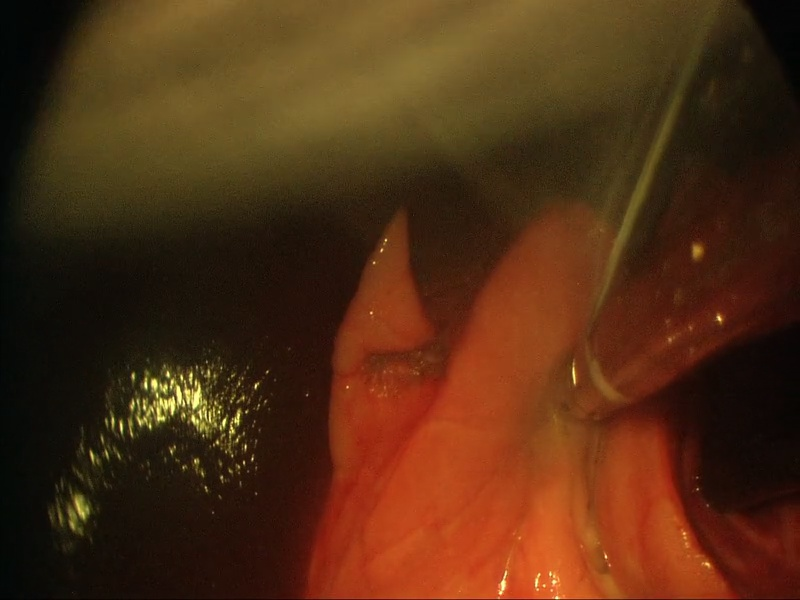
%> input picture work/mathe/pic/smoke.jpg, 800 x 600 px
$ octave gamma.m   (GNU Octave 9; MATLAB toolbox functions it lacks are replaced by stand-ins)
%> lines starting %> are read from the running program, lines starting %| are printed output that depends on the picture
%> further down, img is the input picture: size 600x800x3 uint8; mean R, G, B 81.8, 45.9, 20
### work/mathe/own/histogram.m
function [f,F,I_vals] = histogram(img)
    % get dimension
    dim = size(img);
%> dim = [600 800 3]
    % create monochrome Picture by average colors
    mono = sum(img,3)/dim(3);
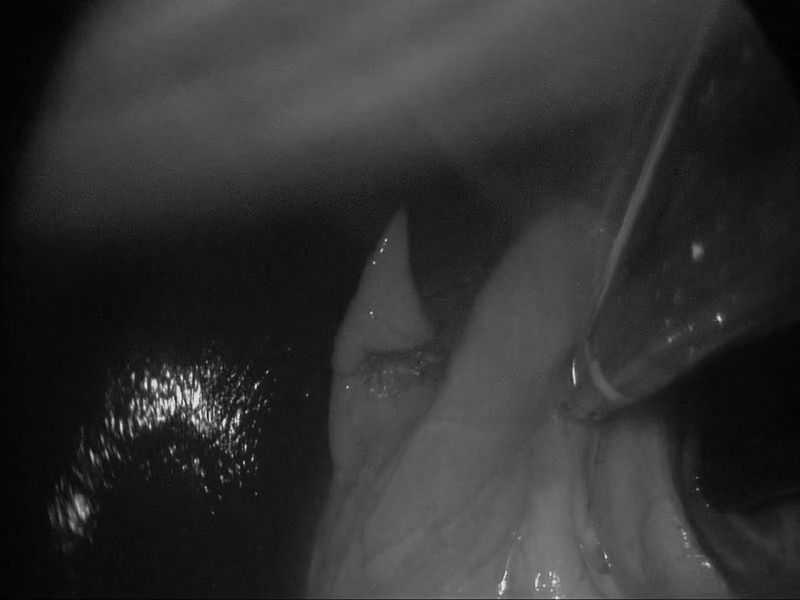
%> mono: size 600x800 double; min 2, max 231.7, mean 49.2
    % get maximum intensity of monochrome image
    % create scale (all intesities)
    I_vals = [1:1:255];

    % create histogram
    h = hist(mono(:), I_vals);
%> h = 255 values, max 9973 at index 21, min 0 at index 1, mean 1882.4
    f = h/length(mono(:));
%> f = 255 values, max 0.0208 at index 21, min 0 at index 1, mean 0.00392
    F = cumsum(f);      % cumulated sum over f
%> F = 255 values from 0 to 1

### work/mathe/own/histogramMatch.m
function [adjusted] = histogramMatch(img, matchingFunc)
    %img = imread(imageName)
    %input_class = class(img);
    [frq, cumFreq, I_vals] = histogram(img);
%> frq has the same summary as f in histogram; cumFreq = 255 values from 0 to 1; I_vals = 255 values from 1 to 255
    %need to adjust matchingfunc (with F / I_max) before evaluating it?
    T = feval(matchingFunc, cumFreq);
%> T = 255 values from 0 to 1
    %T = fsolve(matchingFunc, cumFreq);
    adjusted = T(img -min(I_vals) +1);
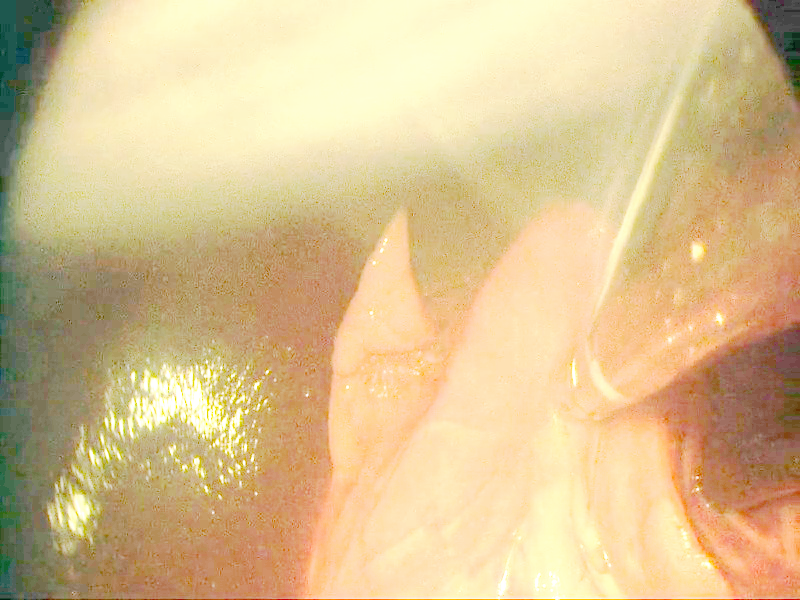
%> adjusted: size 600x800x3 double; mean R, G, B 0.854, 0.754, 0.569
    %adjusted = cast(adjusted, input_class);

### work/mathe/own/gamma.m
imgLocation = "../pic/smoke.jpg";
img = imread(imgLocation);
f = @(x) x.^0.3;
g = @(x) x.^1;
h = @(x) x.^3;

darker = histogramMatch(img, f);
normal =  histogramMatch(img, g);
%> in histogramMatch (call 2), `adjusted = T(img -min(I_vals) +1);`:
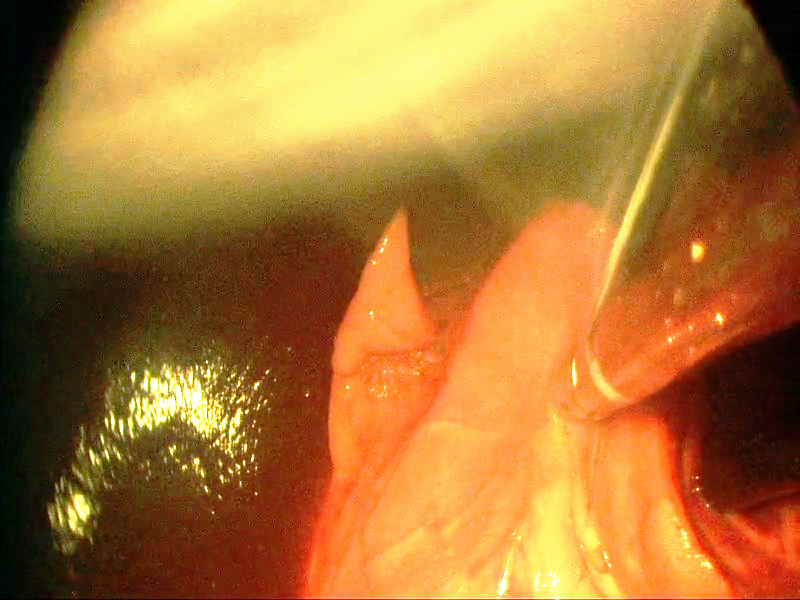
%> adjusted: size 600x800x3 double; mean R, G, B 0.678, 0.468, 0.208
lighter = histogramMatch(img, h);
%> in histogramMatch (call 3), `adjusted = T(img -min(I_vals) +1);`:
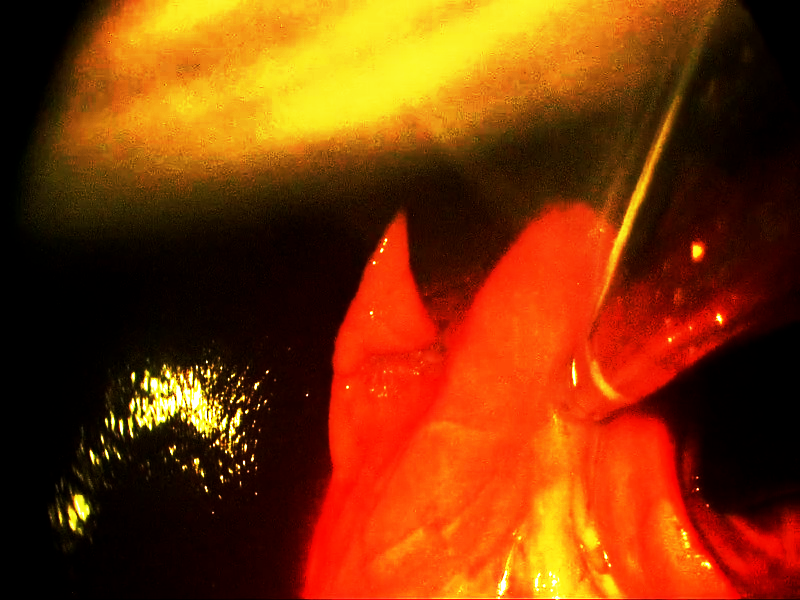
%> adjusted: size 600x800x3 double; mean R, G, B 0.499, 0.219, 0.0301

figure(1); clf;
title("Gamma Adjustments")
subplot(1,3,1)
title("gamma = 0.3")
imshow(darker)

subplot(1,3,2)
title("gamma = 1")
imshow(normal)

subplot(1,3,3)
title("gamma = 3")
imshow(lighter)

pause;

$ run again, with work/mathe/pic/example_pic_0.jpg copied over work/mathe/pic/smoke.jpg
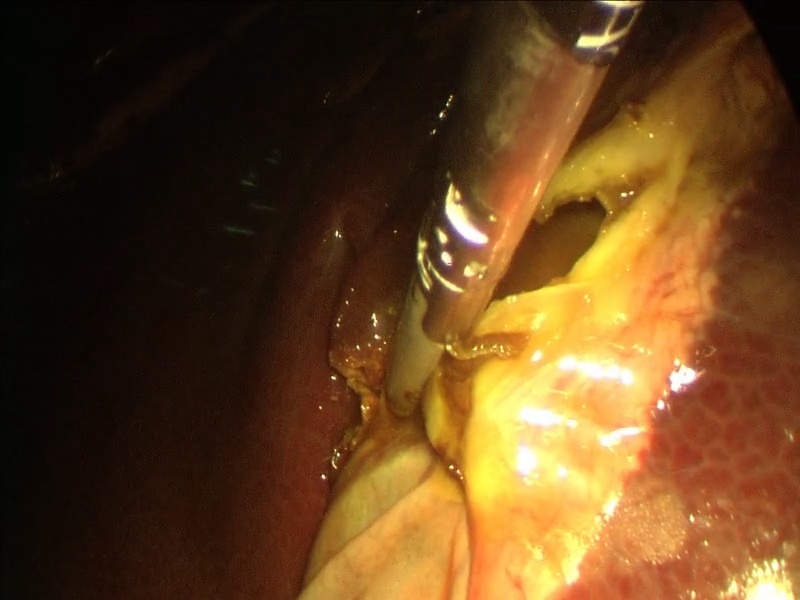
%> input picture work/mathe/pic/example_pic_0.jpg, 800 x 600 px
%> img is the input picture: size 600x800x3 uint8; mean R, G, B 98.3, 66, 30.2
%> in histogram, `mono = sum(img,3)/dim(3);`:
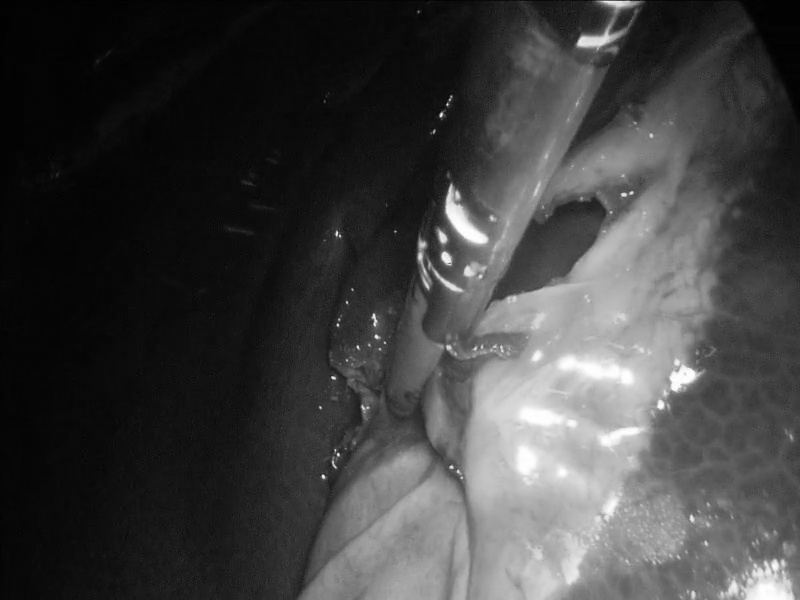
%> mono: size 600x800 double; min 1, max 255, mean 64.8
%> h = 255 values, max 19641 at index 5, min 70 at index 255, mean 1882.4
%> f = 255 values, max 0.0409 at index 5, min 0.000146 at index 255, mean 0.00392
%> F = 255 values from 0.000373 to 1
%> frq has the same summary as f in histogram; I_vals = 255 values from 1 to 255
%> T = 255 values from 0.0936 to 1
%> T = 255 values from 5.19e-11 to 1
%> in histogramMatch (call 3), `adjusted = T(img -min(I_vals) +1);`:
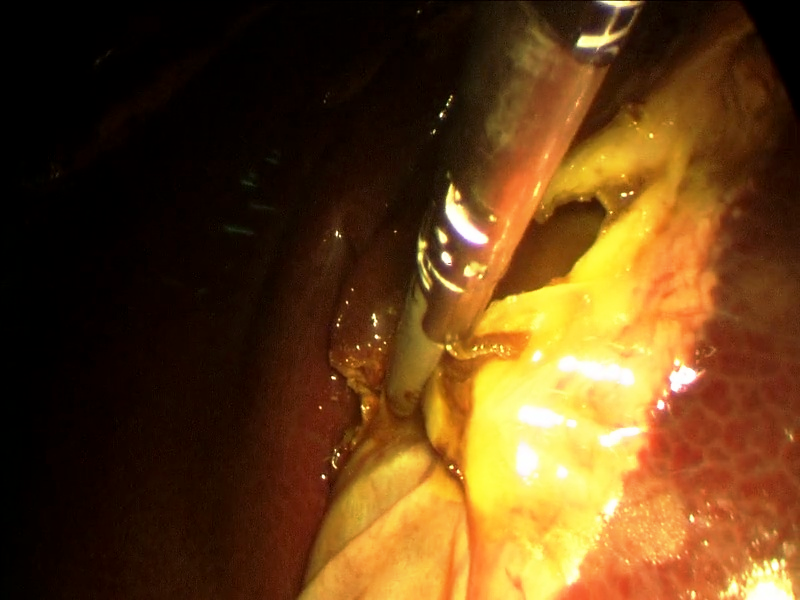
%> adjusted: size 600x800x3 double; mean R, G, B 0.389, 0.256, 0.101

$ run again, with work/mathe/pic/real.jpg copied over work/mathe/pic/smoke.jpg
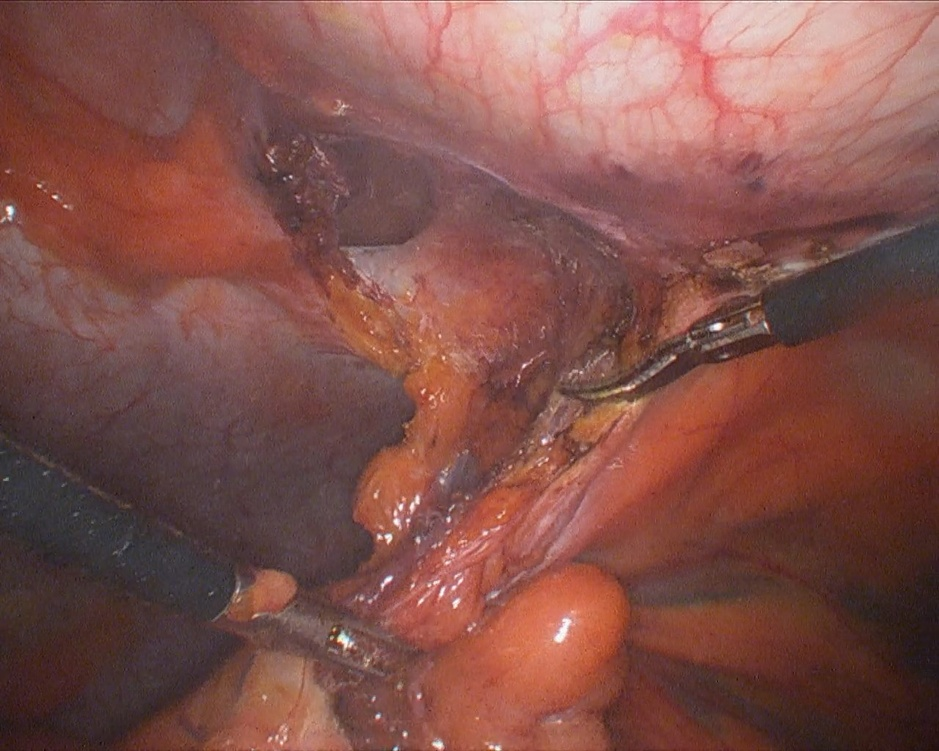
%> input picture work/mathe/pic/real.jpg, 939 x 751 px, shrunk from 1280 x 1024 before the run
%> img is the input picture: size 751x939x3 uint8; mean R, G, B 128.8, 81.2, 75
%> in histogram, `mono = sum(img,3)/dim(3);`:
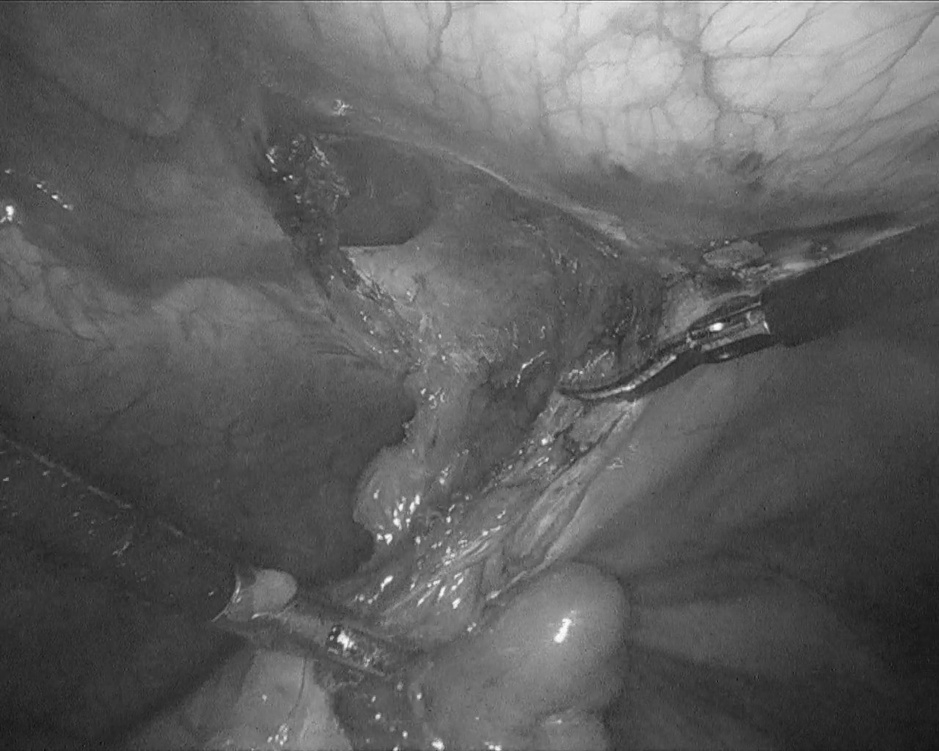
%> mono: size 751x939 double; min 10.33, max 253.7, mean 95
%> h = 255 values, max 10519 at index 86, min 0 at index 1, mean 2765.4
%> f = 255 values, max 0.0149 at index 86, min 0 at index 1, mean 0.00392
%> F = 255 values from 0 to 1
%> frq has the same summary as f in histogram; I_vals = 255 values from 1 to 255
%> T = 255 values from 0 to 1
%> in histogramMatch (call 3), `adjusted = T(img -min(I_vals) +1);`:
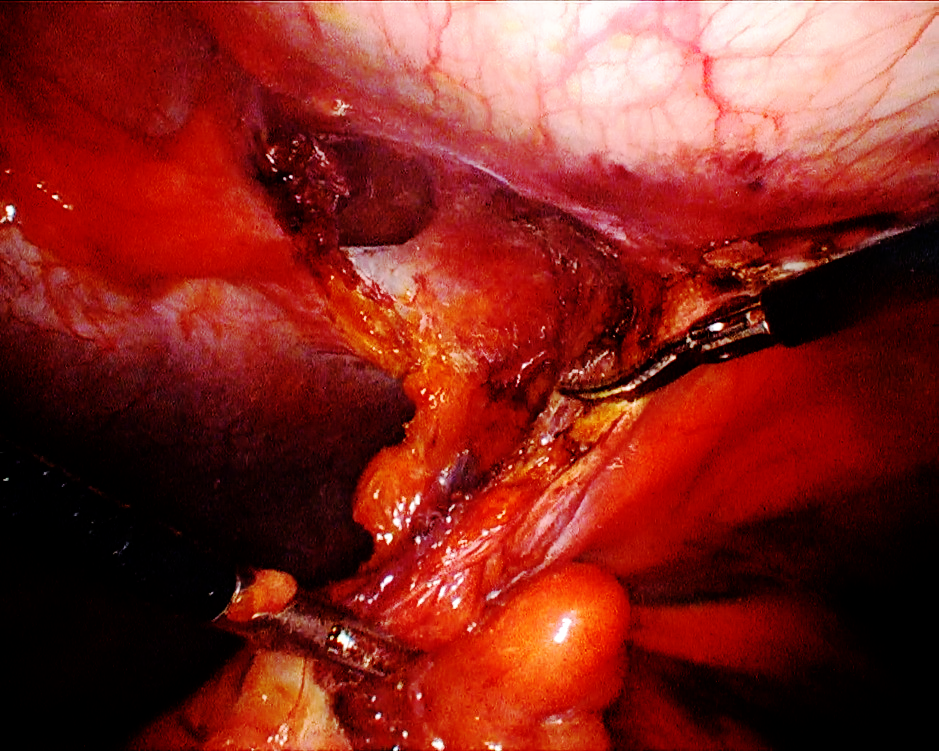
%> adjusted: size 751x939x3 double; mean R, G, B 0.511, 0.159, 0.131
